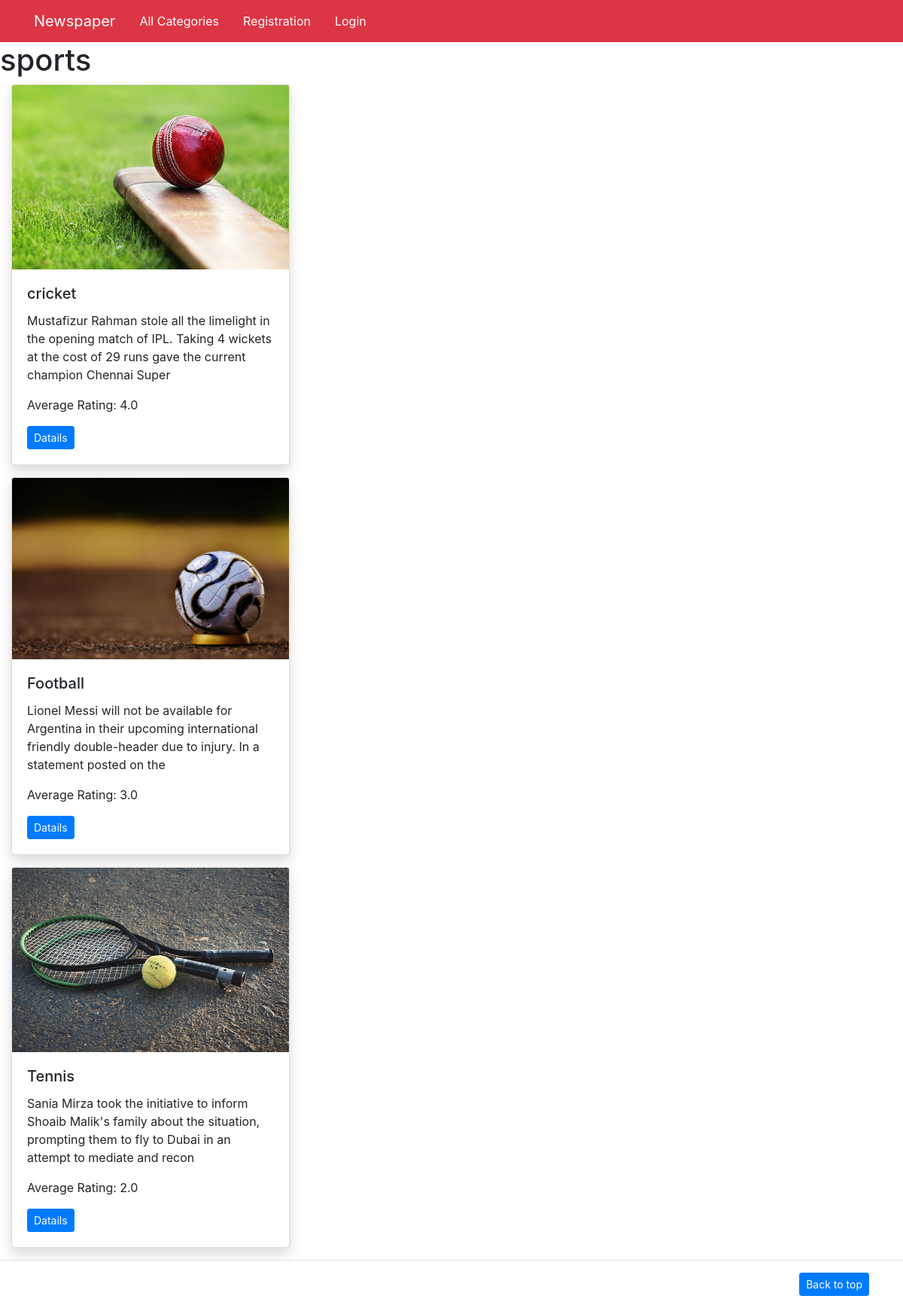
Page /category/1/ on the committed database.
### first_app/models.py (models this page shows, shortened)
class Category(models.Model):
    name = models.CharField(max_length=100)
    category_image = models.ImageField(upload_to='imgs/')

class News(models.Model):
    category = models.ForeignKey(Category, on_delete=models.CASCADE)
    Headline = models.CharField(max_length=300)
    image = models.ImageField(upload_to='imgs/')
    Body = models.TextField()
    publishing_time = models.DateTimeField(auto_now_add=True)

### first_app/views.py (the view)
# urls.py: path('category/<int:category_id>/', views.category_detail, name='category-d'),
def category_detail(request, category_id):
    category = Category.objects.get(pk=category_id)
    articles = News.objects.filter(category=category)
    for article in articles:
        article.avg_rating = Rating.objects.filter(
            news=article).aggregate(Avg('rating'))['rating__avg'] or 0
    articles = sorted(articles, key=lambda x: x.avg_rating, reverse=True)
    return render(request, 'category1detail.html', {'category': category, 'articles': articles})

### first_app/templates/category1detail.html
{% extends 'base1.html' %}
{% block content %}
  <h1>{{ category.name }}</h1>
  {% for article in articles %}
    <div class="col-md-4">
      <div class="card mb-3 shadow">
        <img src="/media/{{ article.image }}" class="card-img-top" alt="{{ article.Headline }}" />
        <div class="card-body">
          <h5 class="card-title">{{ article.Headline }}</h5>
          <p class="card-text">{{ article.Body|slice:':150' }}</p>
          <p>Average Rating: {{ article.avg_rating }}</p>
          <a href="{% url 'detail' article.id %}" class="btn btn-sm btn-primary">Datails</a>
        </div>
      </div>
    </div>
  {% endfor %}
{% endblock %}

### rows in the picture
Category: name "sports"
News: image (picture), Headline "cricket", Body "Mustafizur Rahman stole all the limelight in the opening match of IPL. Taking 4 wickets at the cost of 29 runs gave the current champion Chennai Super", avg_rating "4.0"
News: image (picture), Headline "Football", Body "Lionel Messi will not be available for Argentina in their upcoming international friendly double-header due to injury. In a statement posted on the", avg_rating "3.0"
News: image (picture), Headline "Tennis", Body "Sania Mirza took the initiative to inform Shoaib Malik's family about the situation, prompting them to fly to Dubai in an attempt to mediate and recon", avg_rating "2.0"
